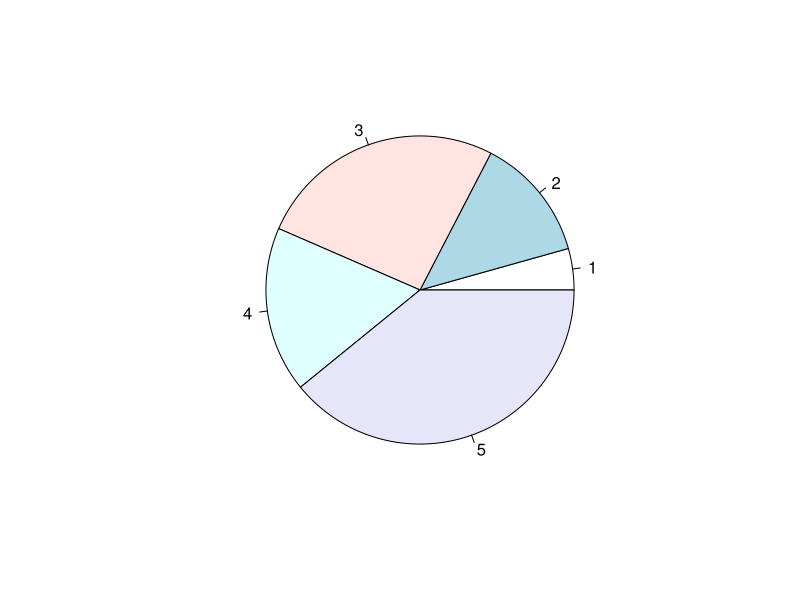
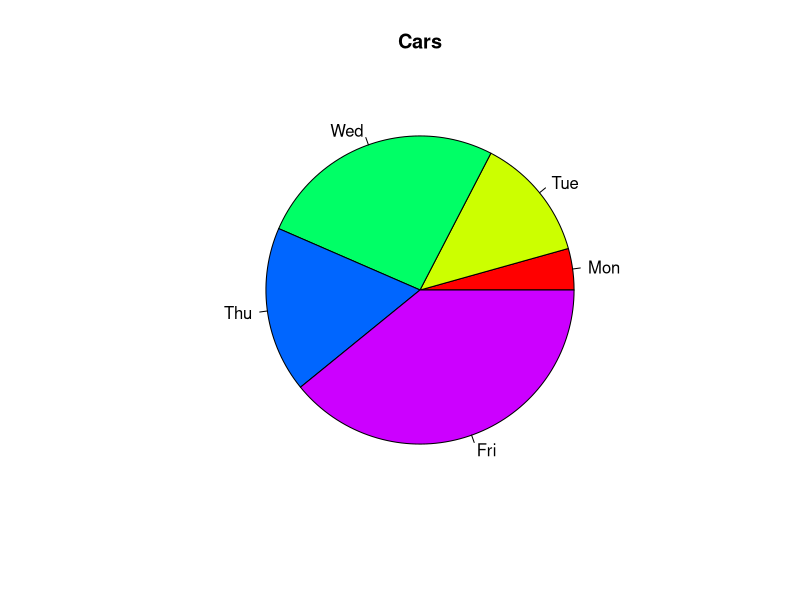
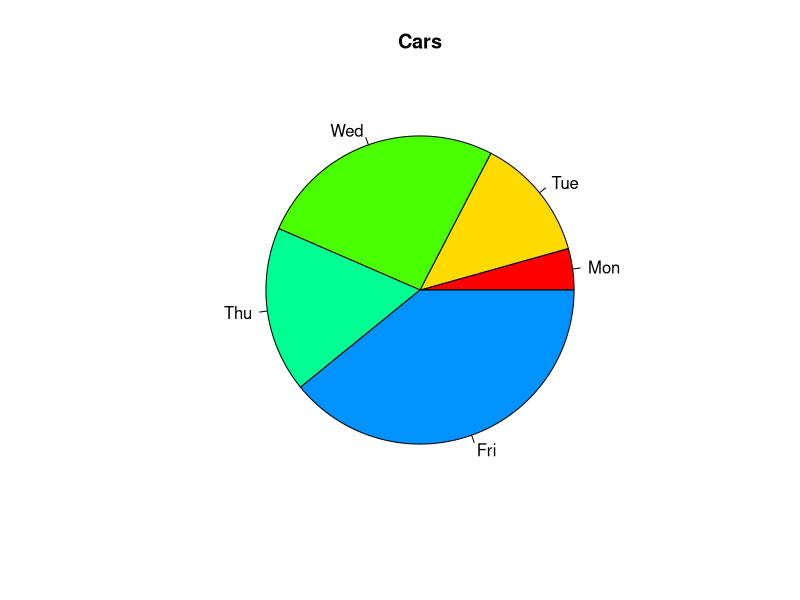

Reproduce these figures in R, in order.
rm(list=ls())

cars <- c(1,3,6,4,9)
pie(cars)

pie(cars, main="Cars", col=rainbow(length(cars)), labels=c("Mon", "Tue", "Wed", "Thu", "Fri"))

pie(cars, main="Cars", col=rainbow(7), labels=c("Mon", "Tue", "Wed", "Thu", "Fri"))
